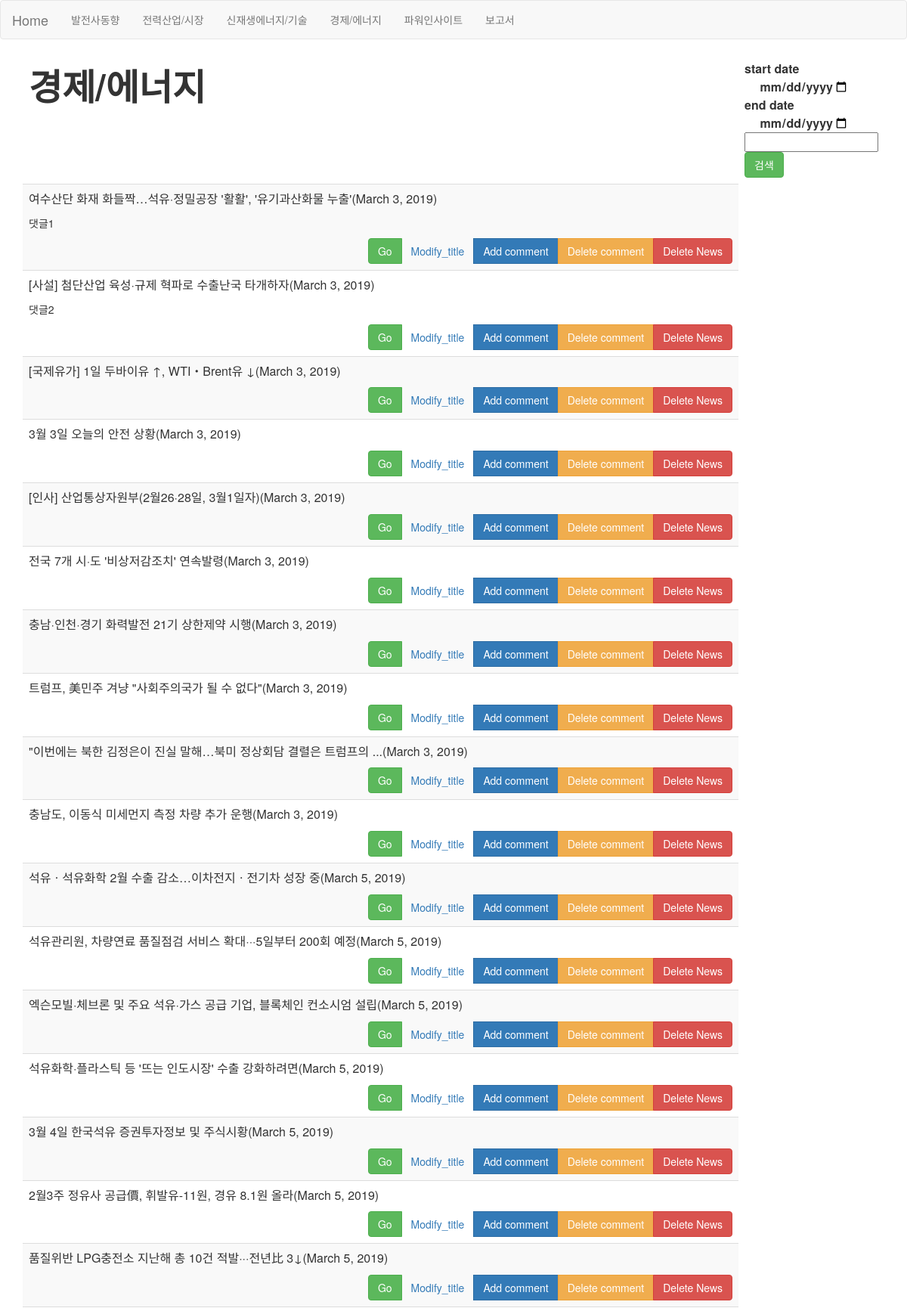
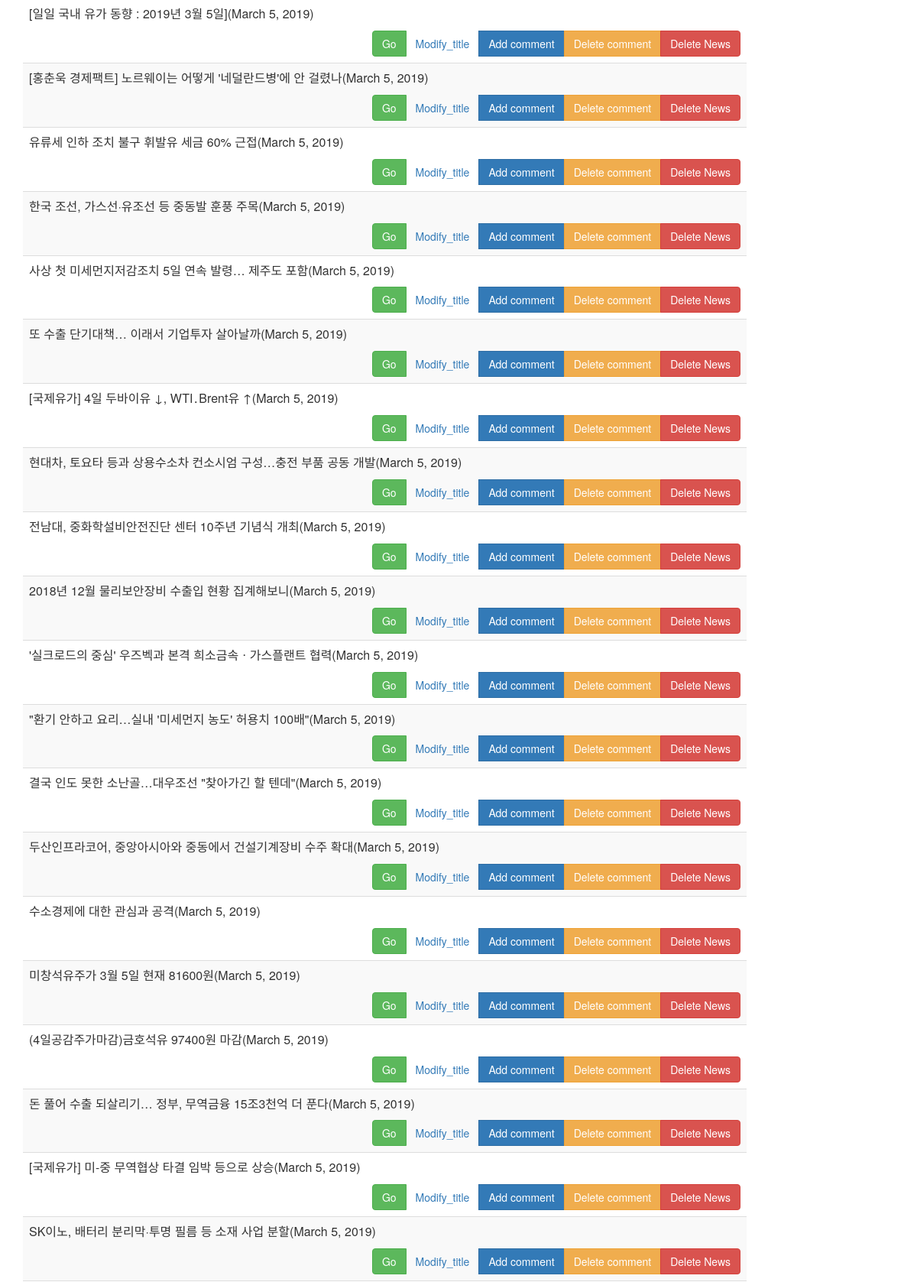
Page /경제/에너지/ (upper part) on the committed database (2 pictures, top to bottom).
### MorningBriefing/models.py (models this page shows)
class News(models.Model):
    Title = models.CharField(max_length=200) #<title>{% News.title%}</title>
    Link = models.CharField(max_length=2000, unique=True) #a href = {% News.link[]%}
    Comment = models.TextField(
        blank = True,
        default = None)
    Published_date = models.DateField(default =timezone.now)
    Select = (
        ('A', '발전사 동향'), # 한전 #남동발전 #한국전력 #동서발전 #..... -- >
        ('B', '전력산업/시장'), #전력 #이병준 #주병권
        ('C', '신재생에너지/기술'),
        ('D', '경제/에너지'),
    )
    Data_field = models.CharField(
        max_length = 1,
        choices = Select,
        blank = True,
        default = 'm',
    )
    class Meta:
        ordering = ['Data_field', 'Published_date' ]

### MorningBriefing/views.py (called while the page is built)
def d(request):
	today=datetime.date.today()
	one_day_ago = today-datetime.timedelta(days=1)
	try:
		start_date=request.POST["start_date"]
	except:
		start_date="2019-01-01"
	try:
		end_date=request.POST["end_date"]
	except:
		end_date=today
	try:
		search=request.POST["search"]
	except:
		search=""
	start_date=start_date if start_date else one_day_ago
	end_date=end_date if end_date else today
	news = News.objects.filter(Q(Published_date__gte=start_date, Published_date__lte=end_date)&Q(Title__contains=search))
	context = {'news':news,}
	return render(request, 'MorningBriefing/d.html',context)

### MorningBriefing/templates/MorningBriefing/d.html (shortened to what this page needs)
<!DOCTYPE html>
<html lang="en">
<head>
  <link rel="stylesheet" href="http://maxcdn.bootstrapcdn.com/bootstrap/3.3.6/css/bootstrap.min.css">
</head>
<body>
  <nav class="navbar navbar-default">
    <div class="container-fluid">
      <div class="navbar-header">
        <a class="navbar-brand" href="{% url 'MorningBriefing:home' %}">Home</a>
      </div>
      <ul class="nav navbar-nav">
        <li><a href = "{% url 'MorningBriefing:발전사동향' %}">발전사동향</a></li>
        <li><a href = "{% url 'MorningBriefing:전력산업/시장'%}">전력산업/시장</a></li>
        <li><a href = "{% url 'MorningBriefing:신재생에너지/기술'%}">신재생에너지/기술</a></li>
        <li><a href = "{% url 'MorningBriefing:경제/에너지'%}">경제/에너지</a></li>
        <li><a href = "{% url 'MorningBriefing:파워인사이트'%}">파워인사이트</a></li>
        <li><a href = "{% url 'MorningBriefing:보고서'%}">보고서</a></li>
      </ul>
    </div>
  </nav>
<div class="container">
    <table class="table table-striped">
        <thead>
        <tr>
            <td><B><font size=10>경제/에너지</font></B></td>
            <td style= "width:50px">
              <form method="post">
                <div style="text-align: left"><font size = 3><B>start date<input type="date" style = "text-align: right;border: 0px; font-size: 3" name="start_date" value="{{start_date}}"></B></font>
                <div style="text-align: left"><font size = 3><B>end  date<input type="date" style = "text-align: right;border: 0px; font-size: 3" name="end_date" value="{{end_date}}"></B></font>
                <input name="search" value="{{search}}">
                <input type="submit" class="btn btn-success" value="검색">
              </form>
            </td>
        </tr>
        </thead>
        <tbody>
            {% for news in news %}
            {% if news.Data_field == 'D' %}
        <tr>
            <td>
                <div>
                    <p><font size=3>{{news.Title}}({{news.Published_date}})</font></p>
                    <p>{{news.Comment}}</p>
                </div>
              <div align="right">
                <div class="btn-group">
                  <button type="submit" class="btn btn-success"  style="text-align:right;" onclick="window.open('{{news.Link}}')">Go</button>
                  <a class="btn btn-light" href="{%url 'MorningBriefing:modify_title' pk=news.pk %}">Modify_title</a>
                  <a class="btn btn-primary" href="{%url 'MorningBriefing:add_comment_to_post' pk=news.pk %}">Add comment</a>
                <a href="{% url 'MorningBriefing:delete_news' pk=news.pk %}" class="btn btn-warning del" role="button" onclick="return confirm('정말 삭제하시겠습니까?')">Delete comment</a>
              <a href="{% url 'MorningBriefing:delete' pk=news.pk %}" class="btn btn-danger del" role="button" onclick="return confirm('정말 삭제하시겠습니까?')">Delete News</a>
              </div>
              </div>
            {% endif %}
          </td>
        </tr>
        {% endfor %}
        </tbody>
    </table>
</body>

### rows in the picture
News: Title "여수산단 화재 화들짝…석유·정밀공장 '활활', '유기과산화물 누출'", Published_date "March 3, 2019", Comment "댓글1"
News: Title "[사설] 첨단산업 육성·규제 혁파로 수출난국 타개하자", Published_date "March 3, 2019", Comment "댓글2"
News: Title "[국제유가] 1일 두바이유 ↑, WTI・Brent유 ↓", Published_date "March 3, 2019"
News: Title "3월 3일 오늘의 안전 상황", Published_date "March 3, 2019"
News: Title "[인사] 산업통상자원부(2월26·28일, 3월1일자)", Published_date "March 3, 2019"
News: Title "전국 7개 시·도 '비상저감조치' 연속발령", Published_date "March 3, 2019"
News: Title "충남·인천·경기 화력발전 21기 상한제약 시행", Published_date "March 3, 2019"
News: Title "트럼프, 美민주 겨냥 \"사회주의국가 될 수 없다\"", Published_date "March 3, 2019"
News: Title "\"이번에는 북한 김정은이 진실 말해…북미 정상회담 결렬은 트럼프의 ...", Published_date "March 3, 2019"
News: Title "충남도, 이동식 미세먼지 측정 차량 추가 운행", Published_date "March 3, 2019"
News: Title "석유ㆍ석유화학 2월 수출 감소…이차전지ㆍ전기차 성장 중", Published_date "March 5, 2019"
News: Title "석유관리원, 차량연료 품질점검 서비스 확대···5일부터 200회 예정", Published_date "March 5, 2019"
News: Title "엑슨모빌·체브론 및 주요 석유·가스 공급 기업, 블록체인 컨소시엄 설립", Published_date "March 5, 2019"
News: Title "석유화학·플라스틱 등 '뜨는 인도시장' 수출 강화하려면", Published_date "March 5, 2019"
News: Title "3월 4일 한국석유 증권투자정보 및 주식시황", Published_date "March 5, 2019"
News: Title "2월3주 정유사 공급價, 휘발유-11원, 경유 8.1원 올라", Published_date "March 5, 2019"
News: Title "품질위반 LPG충전소 지난해 총 10건 적발···전년比 3↓", Published_date "March 5, 2019"
News: Title "[일일 국내 유가 동향 : 2019년 3월 5일]", Published_date "March 5, 2019"
News: Title "[홍춘욱 경제팩트] 노르웨이는 어떻게 '네덜란드병'에 안 걸렸나", Published_date "March 5, 2019"
News: Title "유류세 인하 조치 불구 휘발유 세금 60% 근접", Published_date "March 5, 2019"
News: Title "한국 조선, 가스선·유조선 등 중동발 훈풍 주목", Published_date "March 5, 2019"
News: Title "사상 첫 미세먼지저감조치 5일 연속 발령… 제주도 포함", Published_date "March 5, 2019"
News: Title "또 수출 단기대책… 이래서 기업투자 살아날까", Published_date "March 5, 2019"
News: Title "[국제유가] 4일 두바이유 ↓, WTI․Brent유 ↑", Published_date "March 5, 2019"
News: Title "현대차, 토요타 등과 상용수소차 컨소시엄 구성…충전 부품 공동 개발", Published_date "March 5, 2019"
News: Title "전남대, 중화학설비안전진단 센터 10주년 기념식 개최", Published_date "March 5, 2019"
News: Title "2018년 12월 물리보안장비 수출입 현황 집계해보니", Published_date "March 5, 2019"
News: Title "'실크로드의 중심' 우즈벡과 본격 희소금속ㆍ가스플랜트 협력", Published_date "March 5, 2019"
News: Title "\"환기 안하고 요리…실내 '미세먼지 농도' 허용치 100배\"", Published_date "March 5, 2019"
News: Title "결국 인도 못한 소난골…대우조선 \"찾아가긴 할 텐데\"", Published_date "March 5, 2019"
News: Title "두산인프라코어, 중앙아시아와 중동에서 건설기계장비 수주 확대", Published_date "March 5, 2019"
News: Title "수소경제에 대한 관심과 공격", Published_date "March 5, 2019"
News: Title "미창석유주가 3월 5일 현재 81600원", Published_date "March 5, 2019"
News: Title "(4일공감주가마감)금호석유 97400원 마감", Published_date "March 5, 2019"
News: Title "돈 풀어 수출 되살리기… 정부, 무역금융 15조3천억 더 푼다", Published_date "March 5, 2019"
News: Title "[국제유가] 미-중 무역협상 타결 임박 등으로 상승", Published_date "March 5, 2019"
News: Title "SK이노, 배터리 분리막·투명 필름 등 소재 사업 분할", Published_date "March 5, 2019"
